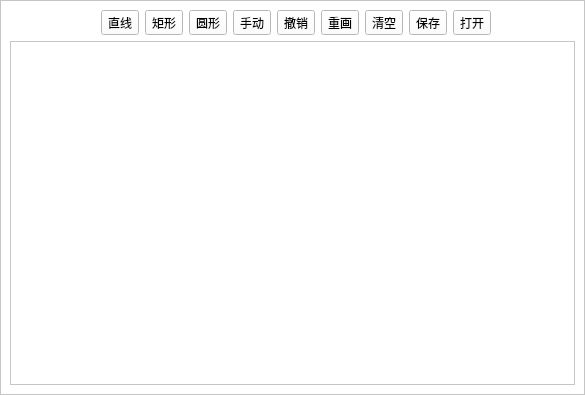
<ui version="4.0" >
 <class>WhiteBoard</class>
 <widget class="QWidget" name="WhiteBoard" >
  <property name="geometry" >
   <rect>
    <x>0</x>
    <y>0</y>
    <width>585</width>
    <height>395</height>
   </rect>
  </property>
  <property name="windowTitle" >
   <string>@product@ - Video</string>
  </property>
  <layout class="QVBoxLayout" >
   <property name="spacing" >
    <number>0</number>
   </property>
   <property name="margin" >
    <number>0</number>
   </property>
   <item>
    <widget class="QFrame" name="frame" >
     <property name="minimumSize" >
      <size>
       <width>176</width>
       <height>144</height>
      </size>
     </property>
     <property name="styleSheet" >
      <string notr="true" >background-color: rgb(255, 255, 255);</string>
     </property>
     <property name="frameShape" >
      <enum>QFrame::StyledPanel</enum>
     </property>
     <property name="frameShadow" >
      <enum>QFrame::Raised</enum>
     </property>
     <layout class="QGridLayout" name="gridLayout" >
      <item row="0" column="3" >
       <widget class="QToolButton" name="rectButton" >
        <property name="text" >
         <string>矩形</string>
        </property>
       </widget>
      </item>
      <item row="0" column="4" >
       <widget class="QToolButton" name="eillButton" >
        <property name="text" >
         <string>圆形</string>
        </property>
       </widget>
      </item>
      <item row="0" column="5" >
       <widget class="QToolButton" name="handButton" >
        <property name="text" >
         <string>手动</string>
        </property>
       </widget>
      </item>
      <item row="0" column="6" >
       <widget class="QToolButton" name="undoButton" >
        <property name="text" >
         <string>撤销</string>
        </property>
       </widget>
      </item>
      <item row="0" column="7" >
       <widget class="QToolButton" name="redoButton" >
        <property name="text" >
         <string>重画</string>
        </property>
       </widget>
      </item>
      <item row="1" column="0" colspan="12" >
       <layout class="QGridLayout" name="gridLayout_2" >
        <item row="0" column="0" >
         <widget class="QScrollArea" name="scrollArea" >
          <property name="widgetResizable" >
           <bool>true</bool>
          </property>
          <widget class="QWidget" name="scrollAreaWidgetContents" >
           <property name="geometry" >
            <rect>
             <x>0</x>
             <y>0</y>
             <width>561</width>
             <height>343</height>
            </rect>
           </property>
          </widget>
         </widget>
        </item>
       </layout>
      </item>
      <item row="0" column="8" >
       <widget class="QToolButton" name="clearButton" >
        <property name="text" >
         <string>清空</string>
        </property>
       </widget>
      </item>
      <item row="0" column="11" >
       <spacer name="horizontalSpacer" >
        <property name="orientation" >
         <enum>Qt::Horizontal</enum>
        </property>
        <property name="sizeHint" stdset="0" >
         <size>
          <width>40</width>
          <height>20</height>
         </size>
        </property>
       </spacer>
      </item>
      <item row="0" column="1" >
       <spacer name="horizontalSpacer_2" >
        <property name="orientation" >
         <enum>Qt::Horizontal</enum>
        </property>
        <property name="sizeHint" stdset="0" >
         <size>
          <width>40</width>
          <height>20</height>
         </size>
        </property>
       </spacer>
      </item>
      <item row="0" column="2" >
       <widget class="QToolButton" name="lineButton" >
        <property name="text" >
         <string>直线</string>
        </property>
       </widget>
      </item>
      <item row="0" column="9" >
       <widget class="QToolButton" name="saveButton" >
        <property name="text" >
         <string>保存</string>
        </property>
       </widget>
      </item>
      <item row="0" column="10" >
       <widget class="QToolButton" name="openButton" >
        <property name="text" >
         <string>打开</string>
        </property>
       </widget>
      </item>
     </layout>
    </widget>
   </item>
  </layout>
 </widget>
 <resources/>
 <connections/>
</ui>
